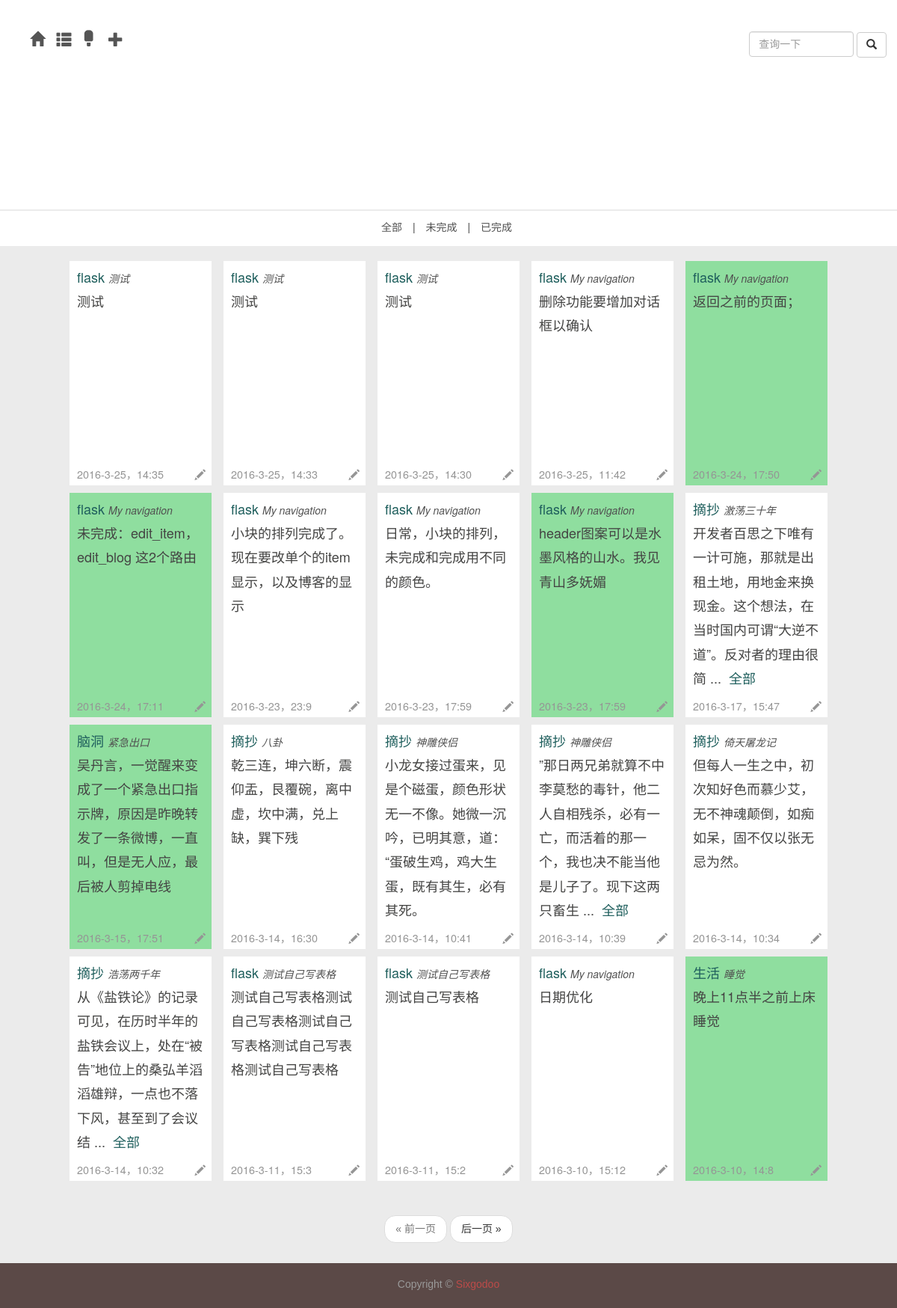
The app's page /daily with its own data.
### app/models.py (models this page shows, shortened)
class Item(db.Model):
	__tablename__ = 'items'
	id = db.Column(db.Integer, primary_key = True)
	name = db.Column(db.String, index = True)
	tag_id = db.Column(db.Integer, db.ForeignKey('tags.id'))
	timestamp = db.Column(db.DateTime,index=True,default=datetime.now)
	flags = db.Column(db.SmallInteger)								   # 16 bits integer, now 0 means not abandoned 2016.03.04 12:59:26
	text = db.Column(db.Text)

class Tag(db.Model):
	__tablename__ = 'tags'
	id = db.Column(db.Integer, primary_key = True)
	name = db.Column(db.String, unique = True)
	items = db.relationship('Item', backref = 'tag')

### app/main/views.py (the view)
@main.route('/daily',methods=['GET','POST'])
def daily():
	form = QueryItemForm()
	page = request.args.get('page',1,type=int)
	if form.validate_on_submit():
		pagination = Item.query.filter_by(name=form.item_name.data).\
			order_by(Item.timestamp.desc()).\
			paginate(page,per_page=current_app.config['FLASKY_POSTS_PER_PAGE'],error_out=False)
		items = pagination.items
		return render_template('daily.html',title=u"检索",items=items,form=form,pagination=pagination)
	pagination = Item.query.order_by(Item.timestamp.desc()).paginate(page,per_page=current_app.config['FLASKY_POSTS_PER_PAGE'],error_out=False)
	items = pagination.items
	return render_template('daily.html',title=u"日常",items=items,form=form,pagination=pagination)

### app/main/forms.py
class QueryItemForm(Form):
	item_name = StringField('',\
		validators=[Required()])
	submit = SubmitField(u'查询')

### app/templates/daily.html (shortened to what this page needs)
{% extends "new_base.html" %}
{% import "bootstrap/wtf.html" as wtf %}
{% block head %}
	{{super()}}
	<link href={{ url_for('static',filename='daily.css') }} rel="stylesheet">
{% endblock %}
{% block topnav %}
<div class="top-nav">
<ul class="list-inline">
	<li role="presentation"><a href={{url_for('main.daily')}}>全部</a></li>
	<li>|</li>
	<li role="presentation"><a href={{url_for('main.daily_req',req_id=0)}}>未完成</a></li>
	<li>|</li>
	<li role="presentation"><a href={{url_for('main.daily_req',req_id=1)}}>已完成</a></li>
</ul>
</div>
{% endblock %}
{%block nav_extent%}
<div class="nav-ul lg">
	<div class="dropdown">
	<a class="dropdown-toggle" data-toggle="dropdown" role="button" aria-haspopup="true" aria-expanded="false">
		<span class="glyphicon glyphicon-plus" aria-hidden="true"></span>
	</a>
</div>
</div>
{%endblock%}
{% block content %}
	<div class="main">
	{% if items %}
	{% for item in items %}
	<article {% if item.flags %}class="post post-ok"{% else %}class="post post-not"{%endif%}>
		<header class="post-text">
			<p>
				<a href={{url_for('main.tag',tag_id=item.tag.id)}}>{{item.tag.name}}</a>
				<a href={{url_for('main.item',item_id=item.id)}}><i style="font-size:14px;">{{item.name}}</i></a>
			</p>
			<p>{{item.text[:57]}}
				{% if item.text[58] %}
				...&nbsp; <a href={{url_for('main.item',item_id=item.id)}}>全部</a>
				{% endif %}
			</p>
					<p class="post-time">
						{{item.timestamp.year}}-{{item.timestamp.month}}-{{item.timestamp.day}}，{{item.timestamp.hour}}:{{item.timestamp.minute}}
					</p>
					<div class="post-edit">
						<a href={{url_for('main.edit_item',item_id=item.id)}}>
							<span class="glyphicon glyphicon-pencil"></span>
						</a>
					</div>
				</header>
</article>
{% endfor %}
{% endif %}
</div>
<div class="container">
	<div class="nav-query">
		<form action="" method="post" name="item_query">
				{{form.item_name(class="form-control",placeholder="查询一下")}}
				<button class="btn btn-default" type="submit" style="inline-block">
					<span class="glyphicon glyphicon-search"></span>
				</button>
		</form>
	</div>
</div>
{% endblock %}
{% block page %}
{% if pagination %}
<div class="pagination my-pagination">
	<div class="container">
		{{macros.pagination_widget(pagination,'main.daily')}}
	</div>
</div>
{% endif %}
{% endblock %}

### app/static/new_base.css (style rules this page uses)
body { min-height: 700px; color: #555; font-size: 14px; line-height:1.75em; background:#ebebeb; position:relative; font-family: Helvetica, Arial, STXihei, "华文细黑", "Microsoft YaHei", "微软雅黑", sans-serif; }
.top-nav { padding-top: 10px; padding-bottom: 2px; border-top: 2px solid #EBEBEB; background-color: #FFFFFF; margin-bottom: 20px; text-align: center; }
.top-nav a { color:#505050; }
.nav a { color: #555; }
.nav-query { position: fixed; right: 1em; top:3em; width: auto; }
.nav-query .form-control { display: inline-block; width:10em; margin-right: 0; }
.nav-ul { display: inline-block; padding-left: 0.3em; }
.lg { padding: 10px 5px; font-size: 20px; margin-bottom: -10px; }
.my-pagination { display: block; bottom: 100px; margin: 0; width: 100%; height: 60px; text-align: center; padding-top:1.2em; }

### app/static/daily.css (style rules this page uses)
.main { display: flex; flex-direction: row; flex-wrap: wrap; justify-content:center; align-items: flex-start; }
.post { width: 190px; height: 300px; padding-left: 10px; padding-right: 7px; background:#FFFFFF; margin-left: 8px; margin-right: 8px; margin-bottom: 10px; position:relative; overflow:hidden; }
.post-text i { color: #505050; }
.post a { color: #1F5F5D; }
.post p { margin: 0; }
.post-ok { background-color: #FFFFFF; }
.post-not { background-color: rgba(101, 217, 125, 0.68); }
.post-text { margin: 5px 0; color: #444443; font:normal 18px/1.8 "Helvetica Neue", "Helvetica", "Arial", "Hiragino Sans GB", "Microsoft Yahei", "WenQuanYi Micro Hei", "sans-serif"; }
.post-edit { position: absolute; bottom: 1px; right: 8px; font-size: 0.8em; }
.post-edit a { color: #959595; }
.post-time { position: absolute; bottom: 2px; font-size: 0.8em; color: #959595; }

### app/templates/base.html (style rules this page uses)
article, aside, details, figcaption, figure, footer, header, hgroup, menu, nav, section { display: block; }

### records on screen
Item: tag.name "flask", name "测试", text "测试", timestamp.year "2016", timestamp.month "3", timestamp.day "25", timestamp.hour "14", timestamp.minute "35"
Item: tag.name "flask", name "测试", text "测试", timestamp.year "2016", timestamp.month "3", timestamp.day "25", timestamp.hour "14", timestamp.minute "33"
Item: tag.name "flask", name "测试", text "测试", timestamp.year "2016", timestamp.month "3", timestamp.day "25", timestamp.hour "14", timestamp.minute "30"
Item: tag.name "flask", name "My navigation", text "删除功能要增加对话框以确认", timestamp.year "2016", timestamp.month "3", timestamp.day "25", timestamp.hour "11", timestamp.minute "42"
Item: tag.name "flask", name "My navigation", text "返回之前的页面；", timestamp.year "2016", timestamp.month "3", timestamp.day "24", timestamp.hour "17", timestamp.minute "50"
Item: tag.name "flask", name "My navigation", text "未完成：edit_item，edit_blog 这2个路由", timestamp.year "2016", timestamp.month "3", timestamp.day "24", timestamp.hour "17", timestamp.minute "11"
Item: tag.name "flask", name "My navigation", text "小块的排列完成了。现在要改单个的item显示，以及博客的显示", timestamp.year "2016", timestamp.month "3", timestamp.day "23", timestamp.hour "23", timestamp.minute "9"
Item: tag.name "flask", name "My navigation", text "日常，小块的排列，未完成和完成用不同的颜色。", timestamp.year "2016", timestamp.month "3", timestamp.day "23", timestamp.hour "17", timestamp.minute "59"
Item: tag.name "flask", name "My navigation", text "header图案可以是水墨风格的山水。我见青山多妩媚", timestamp.year "2016", timestamp.month "3", timestamp.day "23", timestamp.hour "17", timestamp.minute "59"
Item: tag.name "摘抄", name "激荡三十年", text "开发者百思之下唯有一计可施，那就是出租土地，用地金来换现金。这个想法，在当时国内可谓“大逆不道”。反对者的理由很简", timestamp.year "2016", timestamp.month "3", timestamp.day "17", timestamp.hour "15", timestamp.minute "47"
Item: tag.name "脑洞", name "紧急出口", text "吴丹言，一觉醒来变成了一个紧急出口指示牌，原因是昨晚转发了一条微博，一直叫，但是无人应，最后被人剪掉电线", timestamp.year "2016", timestamp.month "3", timestamp.day "15", timestamp.hour "17", timestamp.minute "51"
Item: tag.name "摘抄", name "八卦", text "乾三连，坤六断，震仰盂，艮覆碗，离中虚，坎中满，兑上缺，巽下残", timestamp.year "2016", timestamp.month "3", timestamp.day "14", timestamp.hour "16", timestamp.minute "30"
Item: tag.name "摘抄", name "神雕侠侣", text "小龙女接过蛋来，见是个磁蛋，颜色形状无一不像。她微一沉吟，已明其意，道：“蛋破生鸡，鸡大生蛋，既有其生，必有其死。", timestamp.year "2016", timestamp.month "3", timestamp.day "14", timestamp.hour "10", timestamp.minute "41"
Item: tag.name "摘抄", name "神雕侠侣", text "”那日两兄弟就算不中李莫愁的毒针，他二人自相残杀，必有一亡，而活着的那一个，我也决不能当他是儿子了。现下这两只畜生", timestamp.year "2016", timestamp.month "3", timestamp.day "14", timestamp.hour "10", timestamp.minute "39"
Item: tag.name "摘抄", name "倚天屠龙记", text "但每人一生之中，初次知好色而慕少艾，无不神魂颠倒，如痴如呆，固不仅以张无忌为然。", timestamp.year "2016", timestamp.month "3", timestamp.day "14", timestamp.hour "10", timestamp.minute "34"
Item: tag.name "摘抄", name "浩荡两千年", text "从《盐铁论》的记录可见，在历时半年的盐铁会议上，处在“被告”地位上的桑弘羊滔滔雄辩，一点也不落下风，甚至到了会议结", timestamp.year "2016", timestamp.month "3", timestamp.day "14", timestamp.hour "10", timestamp.minute "32"
Item: tag.name "flask", name "测试自己写表格", text "测试自己写表格测试自己写表格测试自己写表格测试自己写表格测试自己写表格", timestamp.year "2016", timestamp.month "3", timestamp.day "11", timestamp.hour "15", timestamp.minute "3"
Item: tag.name "flask", name "测试自己写表格", text "测试自己写表格", timestamp.year "2016", timestamp.month "3", timestamp.day "11", timestamp.hour "15", timestamp.minute "2"
Item: tag.name "flask", name "My navigation", text "日期优化", timestamp.year "2016", timestamp.month "3", timestamp.day "10", timestamp.hour "15", timestamp.minute "12"
Item: tag.name "生活", name "睡觉", text "晚上11点半之前上床睡觉", timestamp.year "2016", timestamp.month "3", timestamp.day "10", timestamp.hour "14", timestamp.minute "8"
